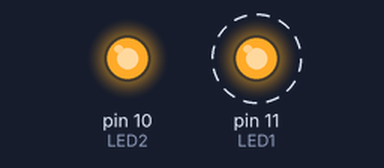
Simulated run of this sketch. Board: Arduino Uno, built with avr-gcc and run on an emulated ATmega328P. On the bench: output pins drawn as LEDs (lit = HIGH). Dashed ring = blinking.

Above: at 0.5 s.
At 2.5 s:
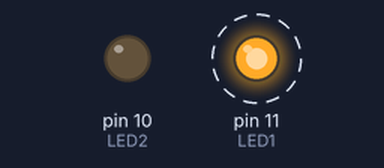
Timing chart, 0 to 5.2 s (numbered marks = the images above):
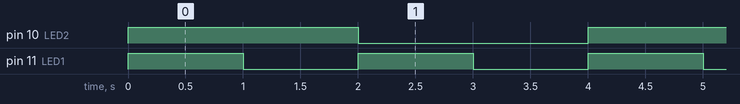

Measured:
- by itself, pin 10 (LED2): alternates HIGH for 2.0 s and LOW for 2.0 s
- by itself, pin 11 (LED1): alternates HIGH for 1.0 s and LOW for 1.0 s
- by itself, everything shown: repeats every 4.0 s, in 4 steps

The sketch:

2_LED_Blink.ino
```cpp
int LED1 = 11; // 11번 Pin을 +로 사용
int LED2 = 10; // 10번 Pin을 +로 사용

void setup() {
  // LED는 입력을 받는게 아니라 그저 출력할 뿐이므로 OUTPUT으로 설정
  pinMode(LED1, OUTPUT);
  pinMode(LED2, OUTPUT);
}

void loop() {
  digitalWrite(LED1, HIGH); // LED1 킴
  digitalWrite(LED2, HIGH); // LED2 킴
  delay(1000);             // 1초간 딜레이
  digitalWrite(LED1, LOW);  // LED1 끔
  delay(1000);             // 1초간 딜레이
  digitalWrite(LED1, HIGH); // LED1 킴
  digitalWrite(LED2, LOW);  // LED2 끔
  delay(1000);             // 1초간 딜레이
  digitalWrite(LED1, LOW); // LED1 킴
  delay(1000);             // 1초간 딜레이
}
```
